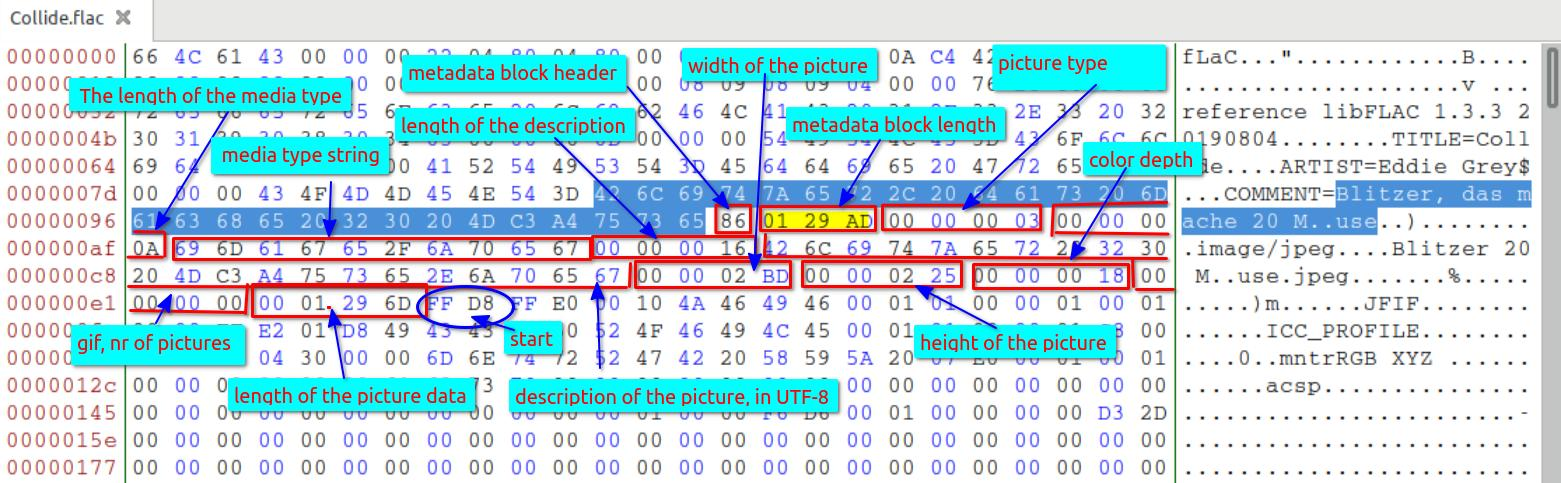
#> input picture ESP32-S3-Touch-LCD-1.85C-main/ESP32-S3-Touch-LCD-1.85C-main/Arduino/libraries/ESP32-audioI2S-master/additional_info/FLAC Metadata Picture Block.jpg, 1561 x 483 px
$ python gif_to_anim.py '../../ESP32-S3-Touch-LCD-1.85C-main/ESP32-S3-Touch-LCD-1.85C-main/Arduino/libraries/ESP32-audioI2S-master/additional_info/FLAC Metadata Picture Block.jpg' out.png 5
#> lines starting #> are read from the running program, lines starting #| are printed output that depends on the picture
# موچی — تبدیل یک GIF رنگی به فایل .h برای پخش روی نمایشگر ۲۴۰×۲۸۰
#
# روش (برای اینکه در حافظه‌ي فلش ESP32 جا شود):
#   ۱. هر فریم به ۲۴۰×۲۸۰ تغییر اندازه و برش داده می‌شود (صفحه پر شود)
#   ۲. همه‌ي فریم‌ها یک پالت مشترک ۲۵۶ رنگی می‌گیرند (هر پیکسل ۱ بایت)
#   ۳. فریم اول کامل ذخیره می‌شود؛ هر فریم بعدی فقط «مستطیلِ تغییرکرده»
#   ۴. داخل هر مستطیل ، پیکسل‌های تکراری پشت سر هم فشرده می‌شوند (RLE)
#
# استفاده:  python gif_to_anim.py  ورودی.gif  خروجی.h  [هر چند فریم یکی]
import sys
from PIL import Image, ImageSequence

W, H = 240, 280
src = sys.argv[1]
dst = sys.argv[2]
step = int(sys.argv[3]) if len(sys.argv) > 3 else 1

im = Image.open(src)
#> im is the input picture: PIL image 1561x483 RGB; mean R, G, B 199.6, 221.5, 227.6
raw = [f.convert('RGB') for f in ImageSequence.Iterator(im)]
#> raw = 1 item
durs = []
for f in ImageSequence.Iterator(im):
    durs.append(f.info.get('duration', 40) or 40)
#> this loop made 1 pass
#> after the loop, durs = [40]

def fit(fr):
    sw, sh = fr.size
#> sw = 1561; sh = 483
    s = max(W / sw, H / sh)                 # پر کردن صفحه (بخش اضافه بریده می‌شود)
#> s = 0.58
    nw, nh = round(sw * s), round(sh * s)
#> nw = 905; nh = 280
    fr = fr.resize((nw, nh), Image.LANCZOS)
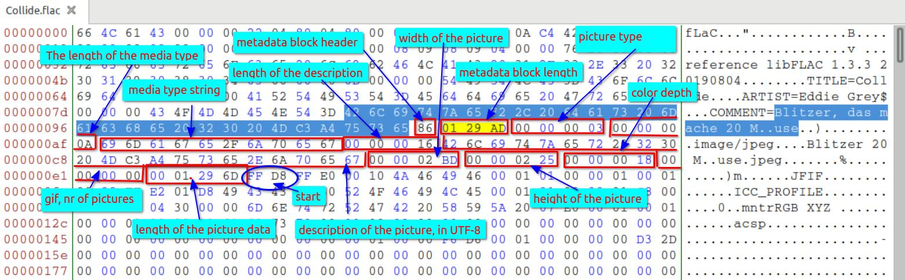
#> fr: PIL image 905x280 RGB; mean R, G, B 199.3, 221.2, 227.2
    x0, y0 = (nw - W) // 2, (nh - H) // 2
#> x0 = 332; y0 = 0
    return fr.crop((x0, y0, x0 + W, y0 + H))
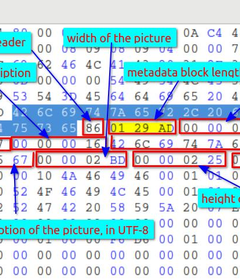
#> returned value: PIL image 240x280 RGB; mean R, G, B 191.2, 214.2, 222.5

frames = [fit(raw[i]) for i in range(0, len(raw), step)]
#> frames = 1 item
fdur = [sum(durs[i:i + step]) for i in range(0, len(raw), step)]
#> fdur = [40]

# پالت مشترک: از چند فریم نمونه ساخته می‌شود
sample = Image.new('RGB', (W, H * min(8, len(frames))))
#> sample: PIL image 240x280 RGB; every value is 0
for k in range(min(8, len(frames))):
    sample.paste(frames[k * len(frames) // min(8, len(frames))], (0, H * k))
pal_img = sample.quantize(colors=256, method=Image.Quantize.MEDIANCUT)
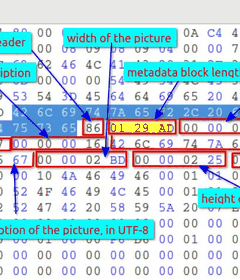
#> pal_img: PIL image 240x280 P; mean R, G, B 191.6, 214.6, 222.8
idx = [f.quantize(palette=pal_img, dither=Image.Dither.NONE) for f in frames]
#> idx = 1 item
pal = pal_img.getpalette()[:768]
#> pal = 768 values, max 255 at index 0, min 0 at index 360, mean 204.6
pal += [0] * (768 - len(pal))

def rgb565(r, g, b):
    return ((r & 0xF8) << 8) | ((g & 0xFC) << 3) | (b >> 3)

pal565 = [rgb565(pal[i*3], pal[i*3+1], pal[i*3+2]) for i in range(256)]
#> pal565 = 256 values, max 65535 at index 0, min 60 at index 255, mean 46896.7

def rle(data):
    out = bytearray()
    i = 0
    while i < len(data):
        v = data[i]; n = 1
        while i + n < len(data) and data[i + n] == v and n < 255:
            n += 1
        out += bytes((n, v))
        i += n
    return out

blob = bytearray()
index = []   # (offset, x, y, w, h, dur)
prev = None
for k, f in enumerate(idx):
    px = list(f.getdata()) if hasattr(f, 'getdata') else None
    if prev is None:
        x0, y0, x1, y1 = 0, 0, W - 1, H - 1
    else:
        xs = [i % W for i in range(W * H) if px[i] != prev[i]]
        if not xs:
            x0 = y0 = x1 = y1 = 0          # بدون تغییر: یک پیکسل
        else:
            ys = [i // W for i in range(W * H) if px[i] != prev[i]]
            x0, x1, y0, y1 = min(xs), max(xs), min(ys), max(ys)
    bw, bh = x1 - x0 + 1, y1 - y0 + 1
    box = [px[(y0 + yy) * W + x0 + xx] for yy in range(bh) for xx in range(bw)]
    off = len(blob)
    blob += rle(box)
    index.append((off, x0, y0, bw, bh, min(fdur[k], 65535)))
    prev = px
#> this loop made 1 pass
#> (x0, y0, x1, y1, bw, bh, off) on pass 1: (0, 0, 239, 279, 240, 280, 0)
#> after the loop, index = [(0, 0, 0, 240, 280, 40)]

name = 'BOOT_GIF'
o = []
o.append('// ساخته‌شده خودکار با tools/gif_to_anim.py از %s' % src.replace('\\', '/').split('/')[-1])
o.append('// %d فریم ، %dx%d ، پالت ۲۵۶ رنگ ، فریم‌های تفاضلی + RLE ، داده %d بایت' % (len(idx), W, H, len(blob)))
o.append('#pragma once')
o.append('#include <Arduino.h>')
o.append('#define %s_W %d' % (name, W))
o.append('#define %s_H %d' % (name, H))
o.append('#define %s_FRAMES %d' % (name, len(idx)))
o.append('const uint16_t %s_PAL[256] PROGMEM = {' % name)
o.append(','.join('0x%04X' % c for c in pal565))
o.append('};')
o.append('// هر فریم: آفست در داده ، x ، y ، عرض ، ارتفاع ، مدت (میلی‌ثانیه)')
o.append('const uint32_t %s_IDX[%s_FRAMES][6] PROGMEM = {' % (name, name))
for e in index:
    o.append('{%d,%d,%d,%d,%d,%d},' % e)
#> this loop made 1 pass
#> after the loop, o = 13 items
o.append('};')
o.append('const uint8_t %s_DATA[%d] PROGMEM = {' % (name, len(blob)))
for i in range(0, len(blob), 32):
    o.append(','.join(str(b) for b in blob[i:i + 32]) + ',')
#> this loop made 2439 passes
#> i on passes 2 to 4: 32, 64, 96
#> after the loop, o = 2454 items
o.append('};')
open(dst, 'w', encoding='utf-8').write('\n'.join(o) + '\n')

# پیش‌نمایش همان چیزی که روی نمایشگر دیده می‌شود (با رنگ‌های ۵۶۵)
prevs = []
for f in idx:
    p = f.convert('RGB')
    prevs.append(p.point(lambda v: v & 0xF8))
#> after the loop, prevs = 1 item
prevs[0].save(dst.rsplit('.', 1)[0] + '_preview.gif', save_all=True, append_images=prevs[1:],
              duration=fdur, loop=0)
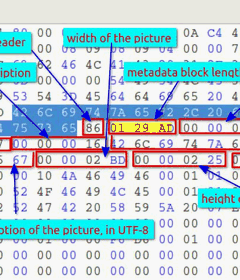
#> saved as out_preview.gif: PIL image 240x280 RGB; mean R, G, B 186.9, 209.7, 217
print('frames', len(idx), 'data bytes', len(blob),
      'avg box', sum(e[3] * e[4] for e in index) // len(index), 'px')
#| frames 1 data bytes 78032 avg box 67200 px
